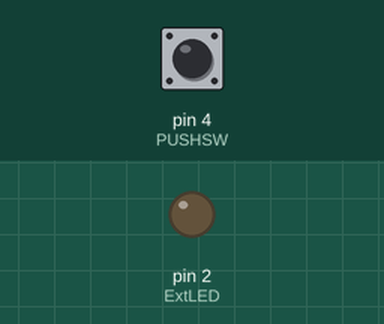
This sketch was run on a simulated Arduino Uno, built with avr-gcc and run on an emulated ATmega328P. Shown: output pins drawn as LEDs (lit = HIGH). Inputs (shaded band) come from the test bench; at power-on: pin 4 (PUSHSW) HIGH.

Above: at 1.2 s.
1.3 s: pin 4 (PUSHSW) pulled LOW for 0.15 s
At 2.1 s:
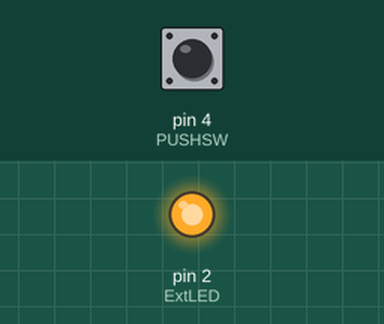
2.9 s: pin 4 (PUSHSW) pulled LOW for 1 s
At 3.3 s:
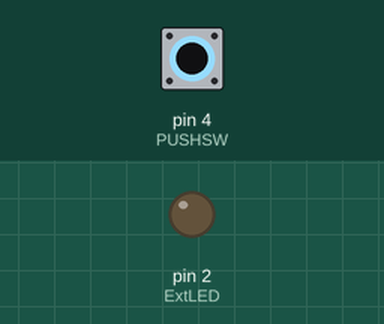
5.4 s: pin 4 (PUSHSW) pulled LOW for 3.2 s
At 6.4 s:
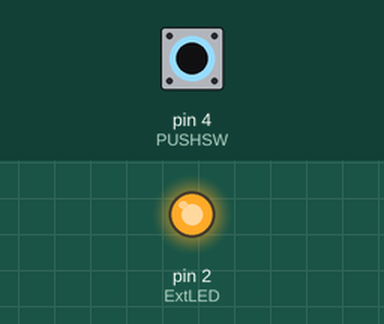
Timing chart, 0 to 8.4 s (numbered marks = the images above; inputs shaded):
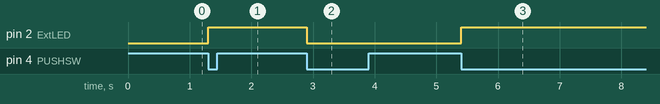

Measured:
- after the input at 1.3 s, pin 2 (ExtLED): LOW → HIGH at once
- after the input at 2.9 s, pin 2 (ExtLED): HIGH → LOW at once
- after the input at 5.4 s, pin 2 (ExtLED): LOW → HIGH at once

The sketch:

ToggleLED.ino
```cpp
/*
  ToggleLED

  Toggle the LED every time the push-button is pressed.
*/

#define ExtLED 2
#define PUSHSW 4

bool pressed = false;
bool oldState = false;

// the setup function runs once when you press reset or power the board
void setup() {
  pinMode(ExtLED, OUTPUT);
}

// the loop function runs over and over again forever
void loop() {
  pressed = !digitalRead(PUSHSW);       // if push-button is pressed (logic LOW)
  if (!oldState && pressed) {
    digitalWrite(ExtLED, !digitalRead(ExtLED)); // toggle the LED
  }
  oldState = pressed;
}
```
